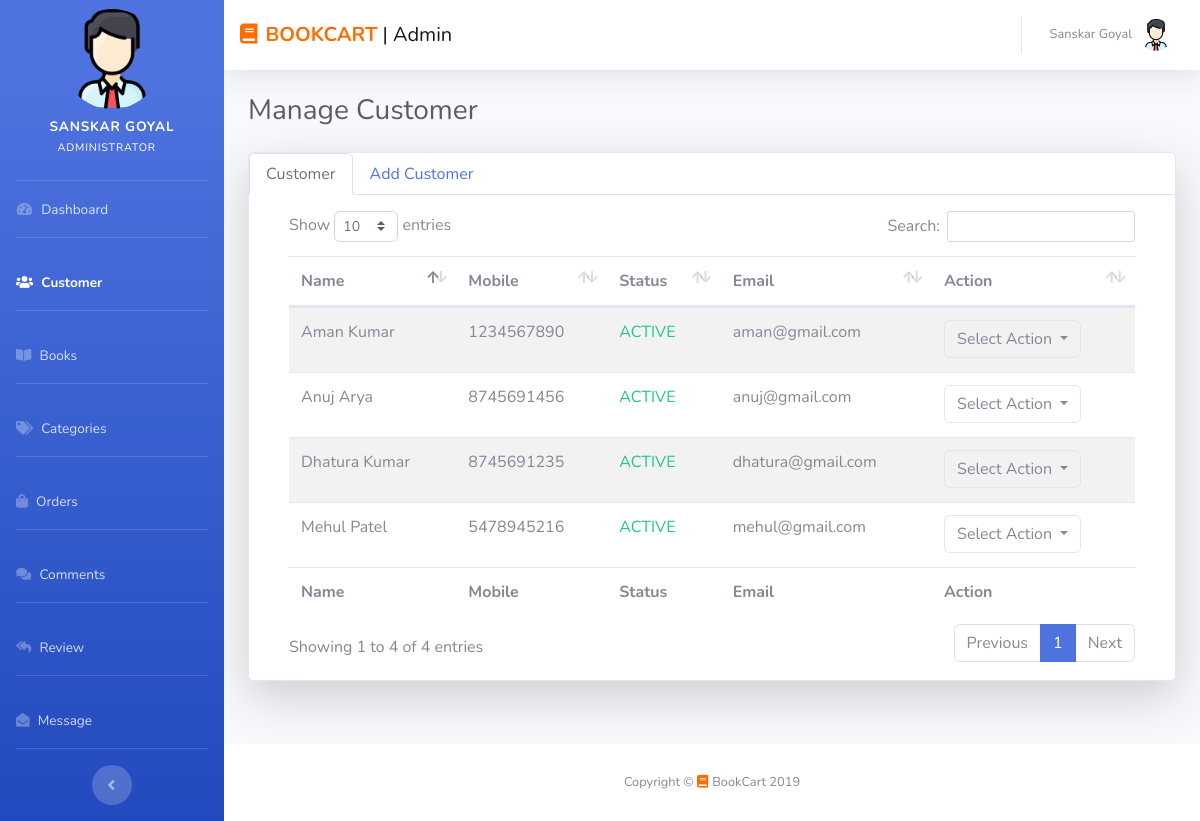
The app's page /admin/customer.php (signed in) with its own data.
### tables this page shows
CREATE TABLE `user_table` (
  `user_id` varchar(255) NOT NULL,
  `fname` varchar(255) DEFAULT NULL,
  `lname` varchar(255) NOT NULL,
  `email` varchar(255) DEFAULT NULL,
  `password` varchar(255) DEFAULT NULL,
  `phone` varchar(255) DEFAULT NULL,
  `address` varchar(255) DEFAULT NULL,
  `city` varchar(255) DEFAULT NULL,
  `state` varchar(255) DEFAULT NULL,
  `addtype` varchar(255) DEFAULT NULL,
  `locality` varchar(255) DEFAULT NULL,
  `status` varchar(255) DEFAULT NULL,
  `role` varchar(255) DEFAULT NULL,
  `avatar` varchar(255) DEFAULT NULL
);

### admin/customer.php (the view, shortened to what this page needs)
<?php require 'winclude/head.php'; ?>
<?php require 'winclude/sidebar.php'; ?>
<?php require 'winclude/navbar.php'; ?>
<div class="container-fluid">
  <div class="d-sm-flex align-items-center justify-content-between mb-4">
    <h1 class="h3 mb-0 text-gray-800">Manage Customer</h1>
  </div>
  <div class="row">
    <div class="col-md-12">
      <div class="card card-white shadow-lg">
        <ul class="nav nav-tabs" role="tablist">
          <li class="nav-item">
            <a class="nav-link active" data-toggle="tab" href="#tab1" role="tab">Customer</a>
          </li>
          <li class="nav-item">
            <a class="nav-link" data-toggle="tab" href="#tab2" role="tab">Add Customer</a>
          </li>
        </ul>
        <div class="tab-content p-3">
          <div class="tab-pane container active" id="tab1">
            <div class="table-responsive">
             <?php
             include '../connection/config.php';
             $sql = "SELECT * FROM user_table WHERE role = 'user'";
             $result = $conn->query($sql);
             if ($result->num_rows > 0) {
              print '
              <table id="dataTable" class="display table table-striped" style="width: 100%; cellspacing: 0;">
              <thead>
              <tr>
              <th>Name</th>
              <th>Mobile</th>
              <th>Status</th>
              <th>Email</th>
              <th>Action</th>
              </tr>
              </thead>
              <tfoot>
              <tr>
              <th>Name</th>
              <th>Mobile</th>
              <th>Status</th>
              <th>Email</th>
              <th>Action</th>
              </tr>
              </tfoot>
              <tbody>';
              while($row = mysqli_fetch_array($result)) {
               $status = $row['status'];
               if ($status == "Active") {
                 $cust = '<p class="text-success">ACTIVE</p>';
                 $custl = '<a  class="dropdown-item" href="pages/make_customer_in.php?id='.$row['user_id'].'">Make Inactive</a>';
               }else{
                 $cust = '<p class="text-danger">INACTIVE</p>';
                 $custl = '<a  class="dropdown-item" href="pages/make_customer_ac.php?id='.$row['user_id'].'">Make Active</a>';
               }
               print '
               <tr>
               <td>'.$row['fname'].' '.$row['lname'].'</td>
               <td>'.$row['phone'].'</td>
               <td>'.$cust.'</td>
               <td>'.$row['email'].'</td>
               <td><div class="btn-group dropdown" role="group">
               <button type="button" class="btn btn-default dropdown-toggle border" data-toggle="dropdown" aria-expanded="false" style="outline:none;">
               Select Action
               <span class="caret"></span>
               </button>
               <ul class="dropdown-menu" role="menu">
               <li>'.$custl.'</li>
               <li><a class="dropdown-item" href="edit-customer.php?custid='.$row['user_id'].'">Edit Customer</a></li>
               <li><a  class="dropdown-item" href="view-customer.php?custid='.$row['user_id'].'">View Customer</a></li>
               <li><a  class="dropdown-item"'; ?> onclick = "return confirm('Drop <?php echo $row['first_name']; ?> ?')" <?php print ' href="pages/dropcustomer.php?id='.$row['user_id'].'">Drop Customer</a></li>
               </ul>
               </div></td>
               </tr>';
             }
             print '
             </tbody>
             </table>  ';
           } else {
            print '
            <div class="alert alert-info" role="alert">
            Nothing was found in database.
            </div>';
          }
          ?>
        </div>
      </div>
    </div>
  </div>
</div>
</div>
</div>
<?php require 'winclude/footer.php' ?>

### records on screen
user_table: fname "Anuj", lname "Arya", phone "8745691456", status "ACTIVE", email "anuj@gmail.com"
user_table: fname "Mehul", lname "Patel", phone "5478945216", status "ACTIVE", email "mehul@gmail.com"
user_table: fname "Aman", lname "Kumar", phone "1234567890", status "ACTIVE", email "aman@gmail.com"
user_table: fname "Dhatura", lname "Kumar", phone "8745691235", status "ACTIVE", email "dhatura@gmail.com"

### other values on screen
$myfname "SANSKAR"
$mylname "GOYAL"
$myfname "Sanskar"
$mylname "Goyal"
